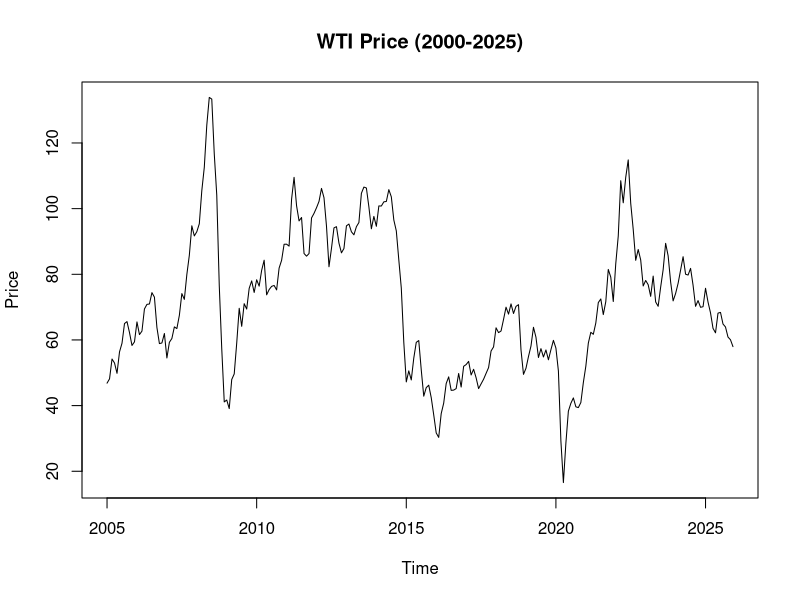
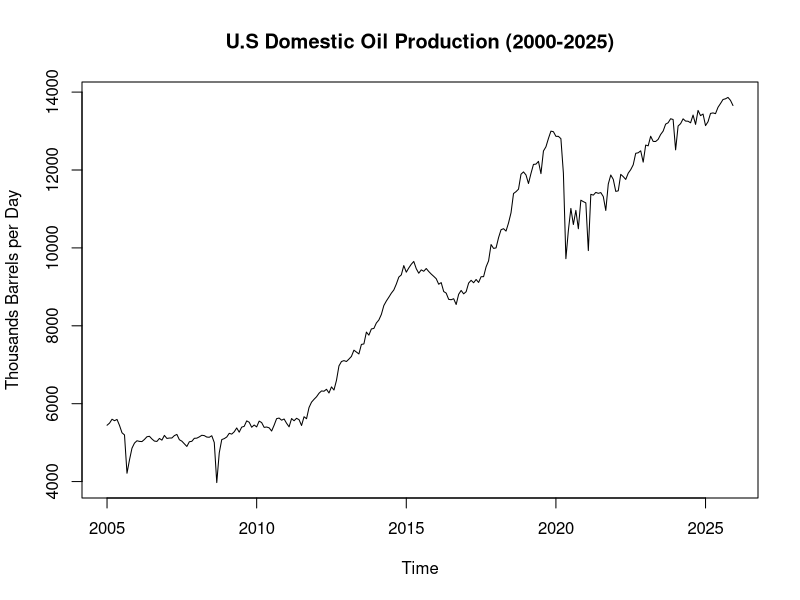
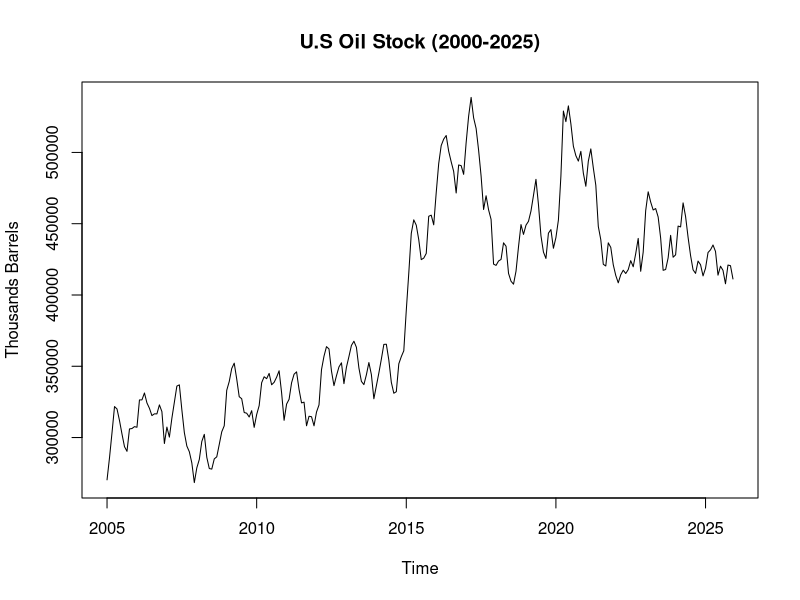
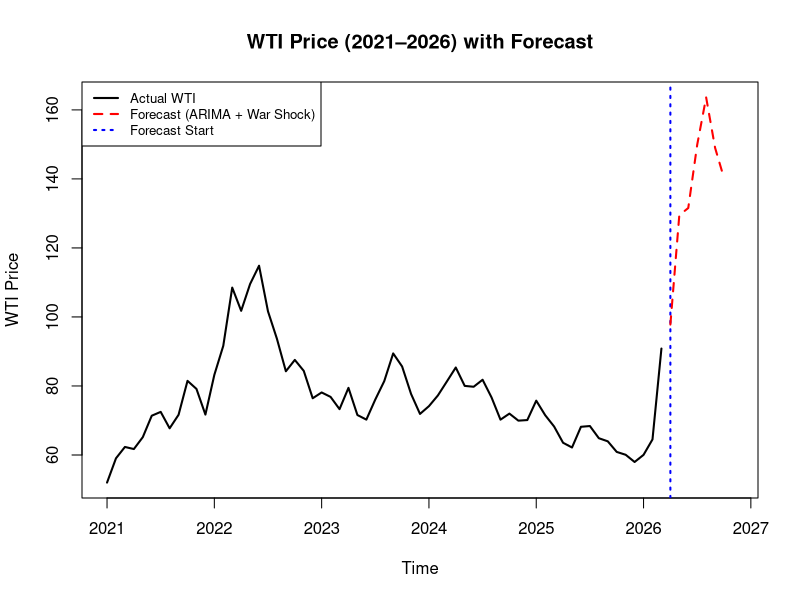

Write R code to recreate these figures, in order.
## ---- chunk 1

library(readxl)
library(dplyr)
library(lubridate)
library(tidyr)
library(forecast)
library(tseries)
library(ggplot2)

## ---- chunk 2
wti_raw <- read_excel("Data/Cushing, OK WTI Spot Price FOB (Dollars per Barrel).xls")
stock_raw <- read_excel("Data/U.S. Ending Stocks of Crude Oil (Thousand Barrels).xls")
prod_raw <- read_excel("Data/U.S. Field Production of Crude Oil (Thousand Barrels per Day).xls")
## ---- chunk 3
wti_df <- data.frame(
  Date  = as.Date(wti_raw[[1]], format = "%Y/%m/%d"),
  Price = as.numeric(wti_raw[[2]])
) %>%
  na.omit() %>%
  arrange(Date)

wti_ts <- ts(wti_df[,2], start = c(1986,1), frequency = 12)

wti_sub <- window(wti_ts, start = c(2005, 1), end = c(2025, 12))

# Plot WTI training series
plot(wti_sub, main = "WTI Price (2000-2025)", ylab = "Price", xlab = "Time")

# Stationarity check
adf.test(wti_sub)

fit_arima <- auto.arima(wti_sub)
fit_arima

## ---- chunk 4
stock_df <- data.frame(
  Date  = as.Date(stock_raw[[1]], format = "%Y/%m/%d"),
  Price = as.numeric(stock_raw[[2]])
) %>%
  na.omit() %>%
  arrange(Date)

prod_df <- data.frame(
  Date  = as.Date(prod_raw[[1]], format = "%Y/%m/%d"),
  Price = as.numeric(prod_raw[[2]])
) %>%
  na.omit() %>%
  arrange(Date)

prod_ts  <- ts(prod_df[,2],  start = c(1920, 1), frequency = 12)
stock_ts <- ts(stock_df[,2], start = c(2005, 1), frequency = 12)

# Subset to same training period (2000–2025)
prod_sub  <- window(prod_ts,  start = c(2005,1), end = c(2025,12))
plot(prod_sub, main = "U.S Domestic Oil Production (2000-2025)", ylab = "Thousands Barrels per Day", xlab = "Time")

stock_sub <- window(stock_ts, start = c(2005,1), end = c(2025,12))
plot(stock_sub, main = "U.S Oil Stock (2000-2025)", ylab = "Thousands Barrels", xlab = "Time")

# arimax testing
time_index <- time(wti_sub)

war_dummy <- ifelse(
  time_index >= 2022.1 & time_index < 2022.4,
  1, 0
)

xreg_all <- cbind(prod_sub, stock_sub, war_dummy)

fit_arimax <- auto.arima(wti_sub, xreg = xreg_all)
fit_arimax
## ---- chunk 5
# Gulf War window
gulf_train <- window(wti_ts, start = c(1986, 1), end = c(1990, 6))
gulf_test  <- window(wti_ts, start = c(1990, 7), end = c(1991, 1))

#log transform
gulf_train_log <- log(gulf_train)
gulf_test_log  <- log(gulf_test)

#Gulf War baseline model
fit_gulf_arima <- auto.arima(gulf_train_log)
fit_gulf_ets   <- ets(gulf_train_log)
fit_gulf_tbats <- tbats(gulf_train_log)

#Forecast Gulf War based on baseline
h_gulf <- length(gulf_test_log)

fc_gulf_arima <- forecast(fit_gulf_arima, h = h_gulf)
fc_gulf_ets   <- forecast(fit_gulf_ets, h = h_gulf)
fc_gulf_tbats <- forecast(fit_gulf_tbats, h = h_gulf)

# War shock effects
shock_gulf_arima <- as.numeric(gulf_test_log - fc_gulf_arima$mean)
shock_gulf_ets   <- as.numeric(gulf_test_log - fc_gulf_ets$mean)
shock_gulf_tbats <- as.numeric(gulf_test_log - fc_gulf_tbats$mean)
## ---- chunk 6
# Ukraine window（same length as Gulf War）
ukr_train <- window(wti_ts, start = c(2018, 1), end = c(2022, 1))
ukr_test  <- window(wti_ts, start = c(2022, 2), end = c(2022, 8))  # 7 months

#log transform
ukr_train_log <- log(ukr_train) 
ukr_test_log  <- log(ukr_test)

#Ukraine baseline models
fit_ukr_arima <- auto.arima(ukr_train_log)
fit_ukr_ets   <- ets(ukr_train_log)
fit_ukr_tbats <- tbats(ukr_train_log)

#Forecast 2022 war period baseline
h_ukr <- length(ukr_test_log)

fc_ukr_arima <- forecast(fit_ukr_arima, h = h_ukr)
fc_ukr_ets   <- forecast(fit_ukr_ets, h = h_ukr)
fc_ukr_tbats <- forecast(fit_ukr_tbats, h = h_ukr)

## ---- chunk 7
pred_ukr_arima_war_log <- as.numeric(fc_ukr_arima$mean) + shock_gulf_arima
pred_ukr_arima_war <- exp(pred_ukr_arima_war_log)
## ---- chunk 8
pred_ukr_ets_war_log <- as.numeric(fc_ukr_ets$mean) + shock_gulf_ets
pred_ukr_ets_war <- exp(pred_ukr_ets_war_log)
## ---- chunk 9
pred_ukr_tbats_war_log <- as.numeric(fc_ukr_tbats$mean) + shock_gulf_tbats
pred_ukr_tbats_war <- exp(pred_ukr_tbats_war_log)
## ---- chunk 10
actual_ukr <- as.numeric(ukr_test)
Arima_Scores<-accuracy(pred_ukr_arima_war, actual_ukr)
ETS_Scores<-accuracy(pred_ukr_ets_war, actual_ukr)
TBAT_Scores<-accuracy(pred_ukr_tbats_war, actual_ukr)

scores_cbind <- as.data.frame(rbind(Arima_Scores, ETS_Scores, TBAT_Scores))
row.names(scores_cbind) <-c("ARIMA","ETS","TBAT")
print(scores_cbind)
## ---- chunk 11
#Ukraine war shock 
shock_ukr_arima <- as.numeric(ukr_test_log - fc_ukr_arima$mean)

# check the shock values
print(shock_ukr_arima)

#Year 2026's WTI price
wti_train_2026 <- window(wti_ts, start = c(2022, 9), end = c(2026, 3)) #Use data after the Ukraine War
wti_train_2026_log <- log(wti_train_2026)

fit_final_arima <- auto.arima(wti_train_2026_log)
summary(fit_final_arima)

#Forecast baseline WTI after April 2026 
h_future <- length(shock_ukr_arima)

fc_2026_arima <- forecast(fit_final_arima, h = h_future)

# baseline forecast in log scale
baseline_2026_log <- as.numeric(fc_2026_arima$mean)

#Add 2022 Ukraine War shock trend to the 2026 baseline forecast
pred_2026_war_log <- baseline_2026_log + shock_ukr_arima
pred_2026_war <- exp(pred_2026_war_log)

#output
forecast_2026_results <- data.frame(
  Time = time(fc_2026_arima$mean),
  ARIMA_with_2022_WarShock = pred_2026_war
)

print(forecast_2026_results)
## ---- chunk 12
# Filter observed data from 2021 to 2026.3
wti_plot_actual <- window(wti_ts, start = c(2021, 1), end = c(2026, 3))


#Turn forecast data into time series
wti_forecast_ts <- ts(
  pred_2026_war,
  start = c(2026, 4),
  frequency = 12
)

#Plot observed data
plot(
  wti_plot_actual,
  xlim = c(2021, 2026 + 10/12),
  ylim = range(c(wti_plot_actual, wti_forecast_ts)),
  col = "black",
  lwd = 2,
  ylab = "WTI Price",
  xlab = "Time",
  main = "WTI Price (2021–2026) with Forecast"
)

  abline(v = 2026 + 3/12, col = "blue", lty = 3, lwd = 2) +
  lines(
  wti_forecast_ts,
  col = "red",
  lwd = 2,
  lty = 2 
)

  legend(
  "topleft",
  legend = c("Actual WTI", "Forecast (ARIMA + War Shock)", "Forecast Start"),
  col = c("black", "red", "blue"),
  lty = c(1, 2, 3),
  lwd = 2,
  cex = 0.8
)
